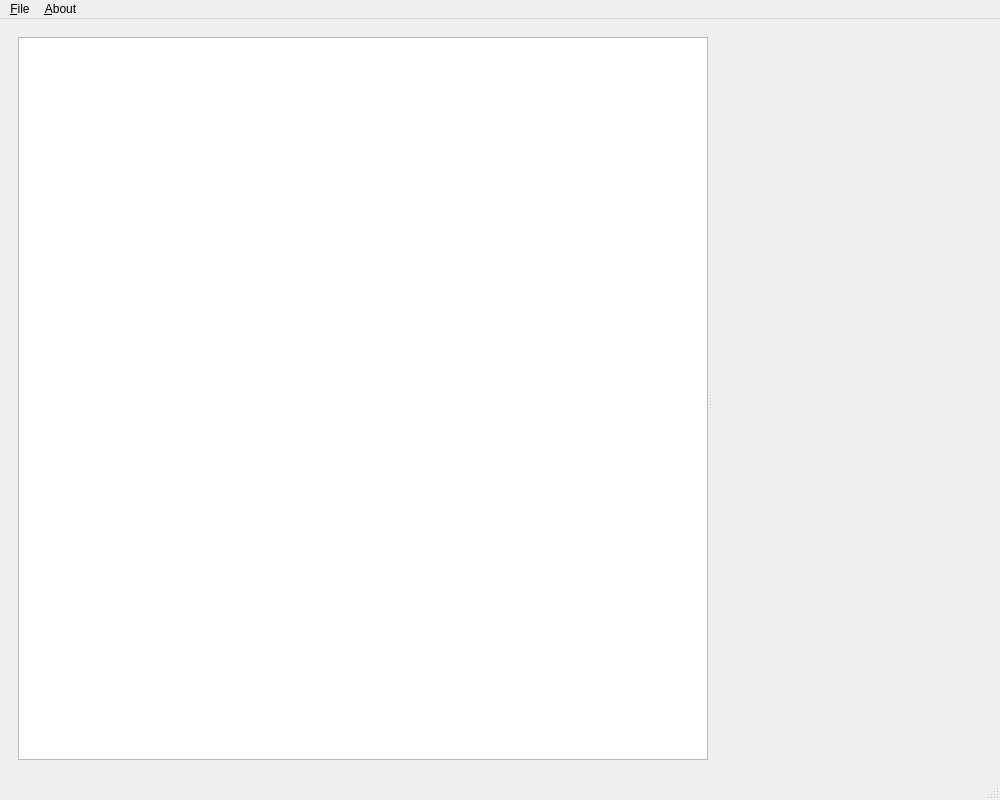
<?xml version="1.0" encoding="UTF-8"?>
<ui version="4.0">
 <class>MainWindow</class>
 <widget class="QMainWindow" name="MainWindow">
  <property name="geometry">
   <rect>
    <x>0</x>
    <y>0</y>
    <width>1000</width>
    <height>800</height>
   </rect>
  </property>
  <property name="windowTitle">
   <string>QtMem0ry</string>
  </property>
  <widget class="QWidget" name="centralwidget">
   <layout class="QVBoxLayout" name="verticalLayout_2">
    <item>
     <widget class="QWidget" name="mainWidget" native="true">
      <layout class="QHBoxLayout" name="horizontalLayout">
       <item>
        <widget class="QSplitter" name="splitter">
         <property name="sizePolicy">
          <sizepolicy hsizetype="Expanding" vsizetype="Expanding">
           <horstretch>0</horstretch>
           <verstretch>0</verstretch>
          </sizepolicy>
         </property>
         <property name="orientation">
          <enum>Qt::Orientation::Horizontal</enum>
         </property>
         <widget class="QWidget" name="propertiesView" native="true">
          <property name="sizePolicy">
           <sizepolicy hsizetype="Expanding" vsizetype="Expanding">
            <horstretch>0</horstretch>
            <verstretch>0</verstretch>
           </sizepolicy>
          </property>
          <property name="styleSheet">
           <string notr="true">
border-right-color: rgb(192, 191, 188);</string>
          </property>
          <layout class="QVBoxLayout" name="verticalLayout">
           <property name="leftMargin">
            <number>0</number>
           </property>
           <property name="topMargin">
            <number>0</number>
           </property>
           <property name="rightMargin">
            <number>0</number>
           </property>
           <property name="bottomMargin">
            <number>0</number>
           </property>
           <item>
            <widget class="QTableView" name="tableView"/>
           </item>
          </layout>
         </widget>
         <widget class="QWidget" name="content" native="true">
          <property name="sizePolicy">
           <sizepolicy hsizetype="Expanding" vsizetype="Expanding">
            <horstretch>0</horstretch>
            <verstretch>0</verstretch>
           </sizepolicy>
          </property>
         </widget>
        </widget>
       </item>
      </layout>
     </widget>
    </item>
   </layout>
  </widget>
  <widget class="QMenuBar" name="menubar">
   <property name="geometry">
    <rect>
     <x>0</x>
     <y>0</y>
     <width>1000</width>
     <height>18</height>
    </rect>
   </property>
   <widget class="QMenu" name="menu_File">
    <property name="title">
     <string>&amp;File</string>
    </property>
    <addaction name="separator"/>
    <addaction name="actionStart_Game"/>
    <addaction name="actionEnd_Game"/>
    <addaction name="separator"/>
    <addaction name="action_Quit"/>
    <addaction name="separator"/>
   </widget>
   <widget class="QMenu" name="menu_About">
    <property name="title">
     <string>&amp;About</string>
    </property>
    <addaction name="action_About_QtMem0ry"/>
   </widget>
   <addaction name="menu_File"/>
   <addaction name="menu_About"/>
  </widget>
  <widget class="QStatusBar" name="statusbar"/>
  <action name="action_Quit">
   <property name="text">
    <string>&amp;Quit</string>
   </property>
  </action>
  <action name="actionStart_Game">
   <property name="text">
    <string>&amp;Start Game</string>
   </property>
  </action>
  <action name="actionEnd_Game">
   <property name="text">
    <string>&amp;End Game</string>
   </property>
  </action>
  <action name="action_5">
   <property name="text">
    <string>_</string>
   </property>
  </action>
  <action name="action_About_QtMem0ry">
   <property name="text">
    <string>&amp;About QtMem0ry</string>
   </property>
  </action>
 </widget>
 <resources/>
 <connections/>
</ui>
